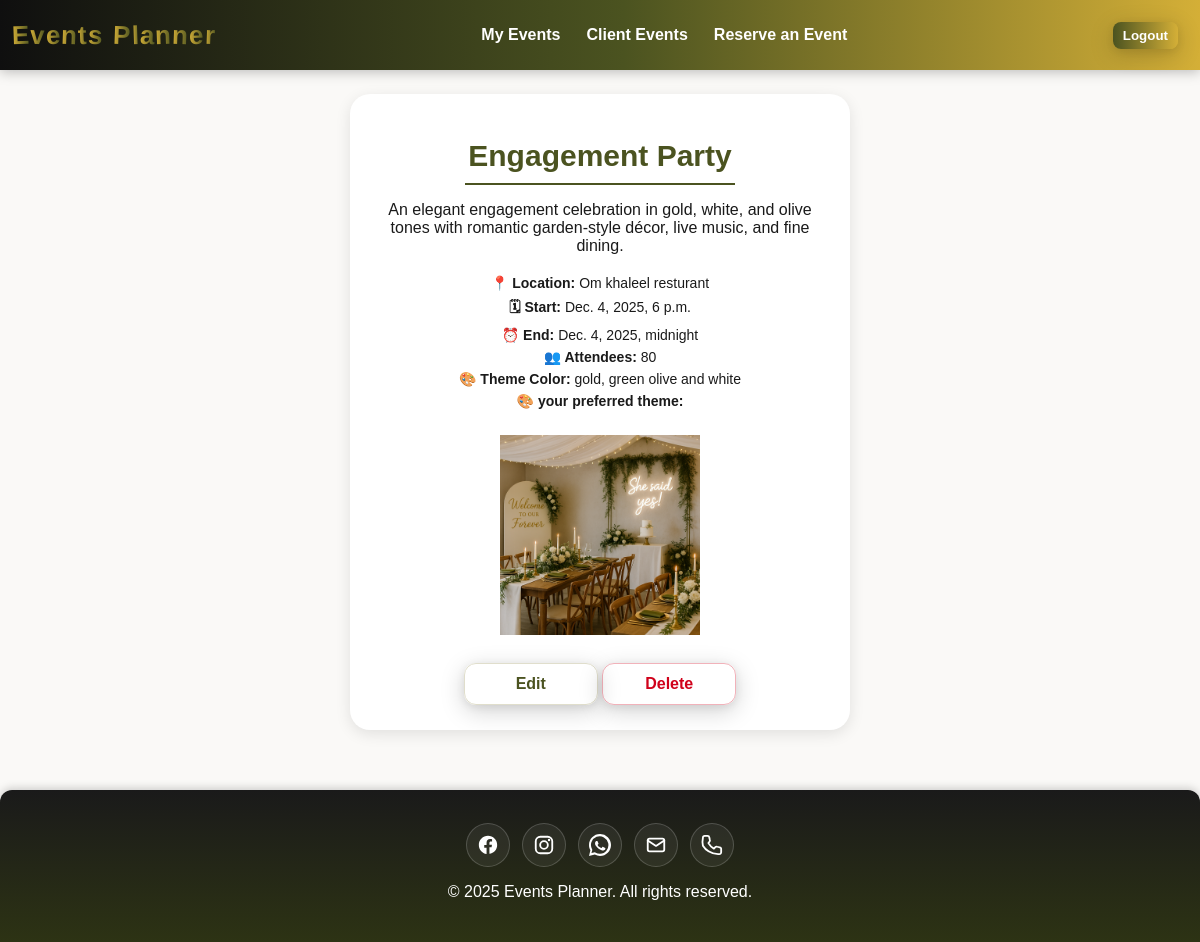
/events/3/ (signed in), run on an earlier commit of the app's database.
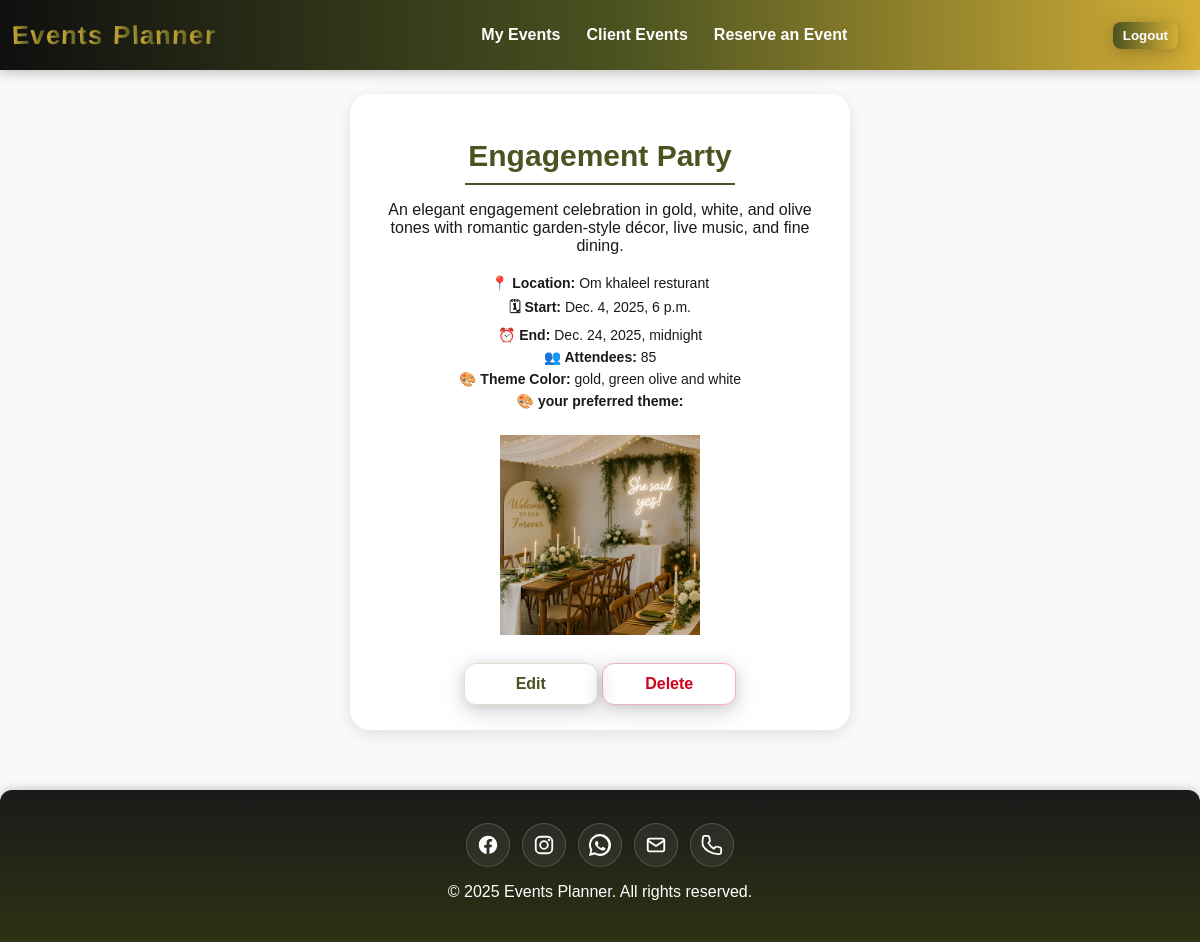
And on a later commit of the database.
### main_app/models.py (models this page shows, shortened)
class Event(models.Model):
  title = models.CharField(max_length=200)
  description = models.TextField(max_length=500)
  location = models.TextField(max_length=500)
  start_date = models.DateTimeField('Event Date')
  end_date = models.DateTimeField('Event End Date')
  created_date = models.DateTimeField(auto_now=True)
  updated_date = models.DateTimeField(auto_now=True)
  attendees_count = models.IntegerField()
  theme_colors = models.CharField(max_length=100)
  theme_images = models.ImageField(upload_to='events/%Y/%m/',
        blank=True,
        null=True)
  user = models.ForeignKey(
        settings.AUTH_USER_MODEL,
        on_delete=models.CASCADE,
        related_name='events'
    )

### main_app/views.py (the view)
# urls.py: path('events/<int:pk>/', views.EventDetail.as_view(), name='event-details'),
class EventDetail(LoginRequiredMixin, DetailView):
    model = Event
    template_name = 'events/details.html'
    def get_queryset(self):
        user = self.request.user
        if user.is_staff or user.is_superuser:
            return Event.objects.all()
        return Event.objects.filter(user=user)

### main_app/templates/events/details.html
{% extends 'base.html' %}
{% load static %}
{% block head %}
  <link rel="stylesheet" href="{% static 'css/details.css' %}" />
{% endblock %}
{% block content %}
<div class="details-card">
    <div class="card-content">
        <h1>{{event.title}}</h1>
        <hr class="underline">
        <p class="description">{{event.description}}</p>
        <div class="event-details">
            <p><strong>📍 Location:</strong> {{event.location}}</p>
            <p><strong>🗓 Start:</strong> {{event.start_date}}</p>
             <p><strong>⏰ End:</strong> {{event.end_date}}</p>
             <p><strong>👥 Attendees:</strong> {{event.attendees_count}}</p>
            <p><strong>🎨 Theme Color:</strong> {{event.theme_colors}}</p>
        {% if event.theme_images %}
            <p><strong>🎨 your preferred theme:</strong> </p>
            <img class="theme-img" src="{{ event.theme_images.url }}" alt="{{ event.title }}"> </p>
        {% endif %}
        </div>
       <div class="form-actions">
            <a href="{% url 'event-update' event.pk %}" class="btn btn-ghost">Edit</a>
            <a href="{% url 'event-delete' event.pk %}" class="btn btn-danger">Delete</a>
        </div>
    </div>
</div>
{% endblock %}

### main_app/templates/base.html (shortened to what this page needs)
{% load static %}
<!DOCTYPE html>
<html lang="en">
  <head>
    <link rel="stylesheet" href="{% static 'css/variables.css' %}" />
    <link rel="stylesheet" href="{% static 'css/base.css' %}" />
    {% block head %}
    {% endblock %}
  </head>
  <body>
    <header class="main-header">
      <div class="bar">
        <a href="/" class="brand-wordmark" aria-label="Events Planner - Home">
          <span>E</span><span>v</span><span>e</span><span>n</span><span>t</span><span>s</span>
          <span>P</span><span>l</span><span>a</span><span>n</span><span>n</span><span>e</span><span>r</span>
        </a>
        <nav class="nav-desktop">
          <ul>
            {% if user.is_authenticated %}
              <li>
                <a href="{% url 'my-events' %}">My Events</a>
              </li>
              {% if user.is_staff or user.is_superuser %}
                <li>
                  <a href="{% url 'client-events' %}">Client Events</a>
                </li>
              {% endif %}
              <li>
                <a href="{% url 'event-create' %}">Reserve an Event</a>
              </li>
            {% endif %}
          </ul>
        </nav>
        <div class="auth">
          {% if user.is_authenticated %}
            <form method="post" action="{% url 'logout' %}" class="desktop-auth">
              <button type="submit" class="base-btn base-btn-sm">Logout</button>
            </form>
          {% else %}
            <a href="{% url 'login' %}" class="base-btn login-btn">Login</a>
          {% endif %}
        </div>
      </div>
    </header>
    <main class="page">
      {% block content %}
      {% endblock %}
    </main>
    <footer class="main-footer">
      <div class="footer-inner">
        <div class="social-icons">
          <a class="social-icon" href="https://facebook.com" target="_blank" rel="noopener" aria-label="Facebook">
            <svg viewBox="0 0 24 24" aria-hidden="true">
              <path fill="currentColor" d="M22 12c0-5.52-4.48-10-10-10S2 6.48 2 12c0 5 3.66 9.13 8.44 9.88v-6.99H7.9v-2.89h2.54V9.41c0-2.5 1.49-3.89 3.77-3.89 1.09 0 2.23.2 2.23.2v2.45h-1.26c-1.24 0-1.63.77-1.63 1.56v1.87h2.78l-.44 2.89h-2.34v6.99C18.34 21.13 22 17 22 12z" />
            </svg>
          </a>
          <a class="social-icon" href="https://instagram.com" target="_blank" rel="noopener" aria-label="Instagram">
            <svg viewBox="0 0 24 24" aria-hidden="true">
              <rect x="3" y="3" width="18" height="18" rx="5" ry="5" fill="none" stroke="currentColor" stroke-width="2" />
              <circle cx="12" cy="12" r="4.2" fill="none" stroke="currentColor" stroke-width="2" />
              <circle cx="17.5" cy="6.5" r="1.3" fill="currentColor" />
            </svg>
          </a>
          <a class="social-icon" href="https://wa.me/1234567890" target="_blank" rel="noopener" aria-label="WhatsApp">
          </a>
          <a class="social-icon" href="mailto:mirnahaddad@yahoo.com" aria-label="Email">
            <svg viewBox="0 0 24 24" aria-hidden="true">
              <rect x="3" y="5" width="18" height="14" rx="2" ry="2" fill="none" stroke="currentColor" stroke-width="2" />
              <path d="M3 7l9 6 9-6" fill="none" stroke="currentColor" stroke-width="2" stroke-linecap="round" stroke-linejoin="round" />
            </svg>
          </a>
          <a class="social-icon" href="tel:+1234567890" aria-label="Call">
          </a>
        </div>
        <p>&copy; 2025 Events Planner. All rights reserved.</p>
      </div>
    </footer>
  </body>
</html>

### main_app/static/css/variables.css (style rules this page uses)
:root { --olive: #4b5320; --olive-900: #2d3314; --gold: #d4af37; --gold-300: #e6c77f; --black: #1a1a1a; --ink: #2a2a2a; --paper: #faf9f7; --white: #ffffff; --error-color: #d0021b; --stroke: rgba(0,0,0,.08); --shadow-strong: 0 6px 24px rgba(0,0,0,.18), 0 2px 8px rgba(0,0,0,.08); --header-gradient: linear-gradient(90deg, #0f0f0f, var(--olive) 52%, var(--gold)); --cta-gradient: linear-gradient(90deg, var(--olive), var(--gold)); --cta-hover-gradient: linear-gradient(90deg, var(--olive-900), #b99725); --font-sans: "Poppins", ui-sans-serif, system-ui, sans-serif; --surface: var(--paper); --surface-2: #f0eee9; --card: #ffffff; --border: #e0decc; --text: var(--ink); --muted: #5c5c5c; --shadow: 0 8px 20px rgba(0, 0, 0, 0.08); }
.btn { display:inline-flex; align-items:center; justify-content:center; padding: 8px 16px; border-radius: 8px; border:0; background: var(--cta-gradient); color:#fff; font-weight:600; text-decoration:none; cursor:pointer; transition: background .25s ease, transform .2s ease, box-shadow .2s ease; box-shadow: var(--shadow-strong); }

### main_app/static/css/base.css (style rules this page uses)
:root { --header-h: 70px; --page-max: 2000px; }
html, body { width: 100%; }
body { font-family: var(--font-sans); color: var(--ink); background: var(--paper); margin: 0 auto; max-width: var(--page-max); min-height: 100vh; overflow-x: hidden; }
.main-header { position: fixed; top: 0; left: 50%; transform: translateX(-50%); height: var(--header-h); width: 100%; max-width: var(--page-max); background: var(--header-gradient); box-shadow: 0 2px 12px rgba(0, 0, 0, .25); z-index: 1000; }
.bar { height: var(--header-h); display: flex; align-items: center; justify-content: space-between; padding: 0 12px; box-sizing: border-box; position: relative; }
.brand-wordmark { display: inline-flex; align-items: center; font-family: 'Poppins', sans-serif; font-weight: 800; font-size: 26px; text-decoration: none; letter-spacing: 1px; user-select: none; justify-self: start; }
.brand-wordmark span { display: inline-block; background: linear-gradient(90deg, var(--gold), var(--olive)); -webkit-background-clip: text; -webkit-text-fill-color: transparent; transition: transform .25s ease, filter .25s ease; }
.brand-wordmark span:nth-child(odd) { transform: rotate(-2deg); }
.brand-wordmark span:nth-child(even) { transform: rotate(2deg); }
.nav-desktop { display: none; justify-self: center; }
.nav-desktop ul { list-style: none; margin: 0; padding: 0; display: flex; gap: 22px; }
.nav-desktop a { color: #fff; text-decoration: none; font-weight: 600; padding: 6px 2px; border-bottom: 2px solid transparent; transition: border-color .2s ease, opacity .2s ease; }
.auth { display: flex; align-items: center; justify-content: flex-end; margin-right: 10px; }
.base-btn { background: var(--cta-gradient); color: #fff; font-weight: 700; border: 0; border-radius: 10px; padding: 8px 14px; text-decoration: none; display: inline-flex; align-items: center; box-shadow: var(--shadow-strong); cursor: pointer; transition: transform .15s ease, background .25s ease; }
.base-btn-sm { padding: 6px 10px; border-radius: 8px; font-weight: 600; margin: 0 !important; }
main.page { padding: calc(var(--header-h) + 24px) 16px 60px; min-height: calc(100vh - var(--header-h)); box-sizing: border-box; }
@media (min-width: 900px) { .nav-desktop { display: block; } }
@media (min-width: 900px) { .desktop-auth { display: block; } }
.main-footer { background: linear-gradient(180deg, var(--black), var(--olive-900)); color: var(--white); text-align: center; padding: 25px 16px; width: 100%; box-shadow: 0 -2px 8px rgba(0, 0, 0, 0.18); border-radius: 12px 12px 0 0; box-sizing: border-box; }
.social-icons { display: flex; justify-content: center; gap: 12px; margin: 8px 0 12px; }
.social-icon { width: 42px; height: 42px; display: grid; place-items: center; border-radius: 999px; color: #fff; background: rgba(255, 255, 255, .06); border: 1px solid rgba(255, 255, 255, .18); transition: transform .2s ease, box-shadow .2s ease, color .2s ease, border-color .2s ease, background .2s ease; text-decoration: none; }
.social-icon svg { width: 22px; height: 22px; }

What changed in the data, as far as the page shows it:
changed Event "Engagement Party": end_date "Dec. 4, 2025, midnight" → "Dec. 24, 2025, midnight"; attendees_count "80" → "85"
